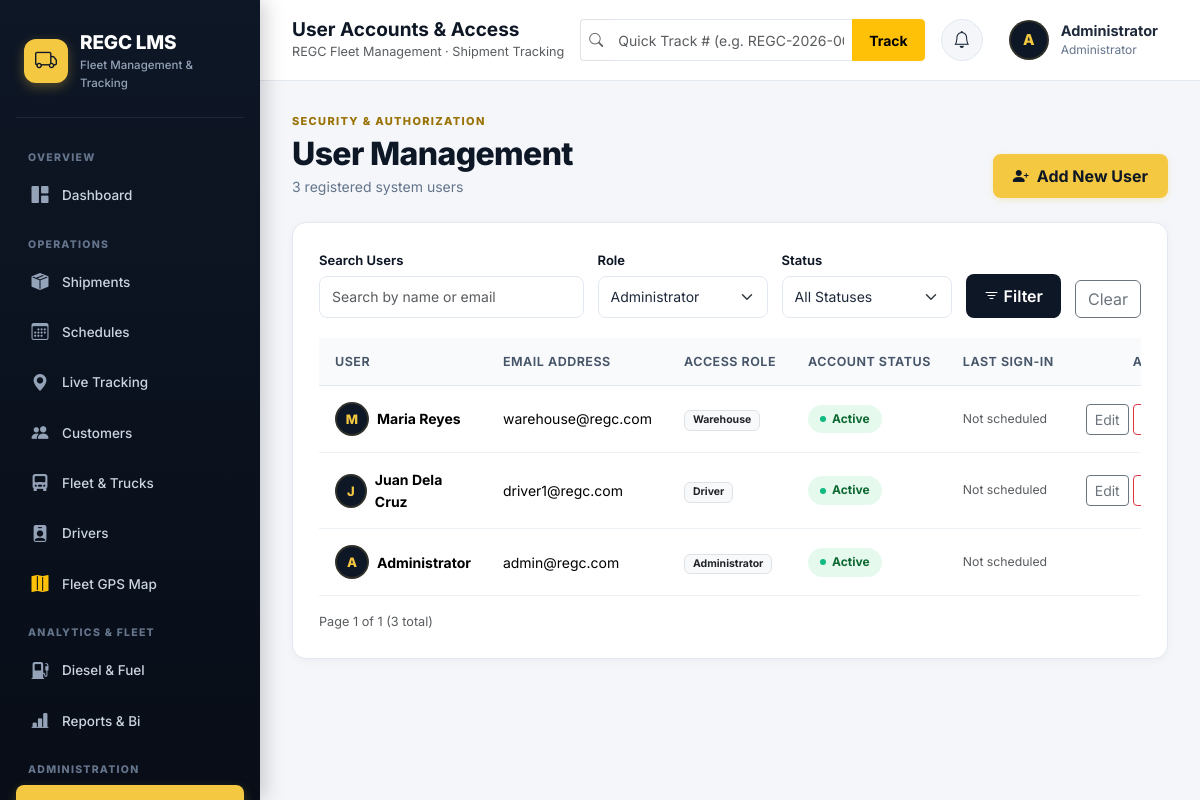
The app's page /index.php?route=users (signed in) with its own data.
### tables this page shows
CREATE TABLE IF NOT EXISTS users (
    id           BIGINT UNSIGNED AUTO_INCREMENT PRIMARY KEY,
    full_name    VARCHAR(150)  NOT NULL,
    email        VARCHAR(190)  NOT NULL UNIQUE,
    password     VARCHAR(255)  NOT NULL,
    role         ENUM('administrator','driver','warehouse') NOT NULL DEFAULT 'warehouse',
    status       ENUM('active','inactive') NOT NULL DEFAULT 'active',
    last_login_at DATETIME NULL,
    created_at   TIMESTAMP DEFAULT CURRENT_TIMESTAMP,
    updated_at   TIMESTAMP DEFAULT CURRENT_TIMESTAMP ON UPDATE CURRENT_TIMESTAMP,
    INDEX idx_users_role   (role),
    INDEX idx_users_status (status)
);

### app/controllers/UserController.php (called while the page is built, shortened)
<?php
require_once __DIR__ . '/../models/User.php';
class UserController
{
    public function index(): void
    {
        $search = trim((string) ($_GET['q'] ?? ''));
        $role = trim((string) ($_GET['role'] ?? ''));
        $status = trim((string) ($_GET['status'] ?? ''));
        $page = max(1, (int) ($_GET['page'] ?? 1));
        $listing = User::listing($search, $role, $status, $page);
        require __DIR__ . '/../views/users/listing.php';
    }
}

### includes/auth.php (called while the page is built, shortened)
<?php
function authUser(): ?array
{
    return $_SESSION['user'] ?? null;
}

### config/database.php (called while the page is built)
<?php
function db(): PDO
{
    static $pdo = null;
    if ($pdo instanceof PDO) {
        return $pdo;
    }
    $host     = env('DB_HOST',     '127.0.0.1');
    $port     = env('DB_PORT',     '3306');
    $database = env('DB_DATABASE', 'regc_lms');
    $username = env('DB_USERNAME', 'root');
    $password = env('DB_PASSWORD', '');
    $dsn = "mysql:host={$host};port={$port};dbname={$database};charset=utf8mb4";
    try {
        $pdo = new PDO(
            $dsn,
            $username,
            $password,
            [
                PDO::ATTR_ERRMODE => PDO::ERRMODE_EXCEPTION,
                PDO::ATTR_DEFAULT_FETCH_MODE => PDO::FETCH_ASSOC,
                PDO::ATTR_EMULATE_PREPARES => false
            ]
        );
        return $pdo;
    } catch (PDOException $e) {
        if (defined('APP_ENV') && APP_ENV === 'development') {
            exit('Database connection failed: ' . htmlspecialchars($e->getMessage()));
        }
        http_response_code(500);
        exit(
            '<h1>Database Connection Error</h1>
             <p>Please contact the system administrator.</p>'
        );
    }
}

### app/models/User.php (called while the page is built, shortened)
<?php
class User
{
    public static function listing(string $search = '', string $role = '', string $status = '', int $page = 1, int $perPage = 20): array
    {
        $where = [];
        $params = [];
        $sql = $where ? ' WHERE ' . implode(' AND ', $where) : '';
        $countStmt = db()->prepare("SELECT COUNT(*) FROM users{$sql}");
        $countStmt->execute($params);
        $total = (int) $countStmt->fetchColumn();
        $pages = max(1, (int) ceil($total / $perPage));
        $page = max(1, min($page, $pages));
        $offset = ($page - 1) * $perPage;
        $stmt = db()->prepare("SELECT id, full_name, email, role, status, last_login_at, created_at FROM users{$sql} ORDER BY id DESC LIMIT {$perPage} OFFSET {$offset}");
        $stmt->execute($params);
        return [
            'rows' => $stmt->fetchAll(),
            'total' => $total,
            'pages' => $pages,
            'page' => $page,
        ];
    }
}

### includes/security.php (called while the page is built, shortened)
<?php
function e(?string $value): string
{
    return htmlspecialchars(
        $value ?? '',
        ENT_QUOTES,
        'UTF-8'
    );
}
function formatDate(?string $value, bool $withTime = true): string
{
    if (!$value) {
        return 'Not scheduled';
    }
}

### app/views/users/listing.php (the view, shortened to what this page needs)
<?php
$title = 'User Accounts & Access';
$module = 'users';
require __DIR__ . '/../partials/header.php';
?>
<div class="page-heading mb-4">
    <div>
        <span class="eyebrow">Security &amp; Authorization</span>
        <h1>User Management</h1>
        <p><?= (int) $listing['total']; ?> registered system user<?= $listing['total'] === 1 ? '' : 's'; ?></p>
    </div>
    <a class="btn btn-regc" href="index.php?route=users-form" data-modal-link>
        <i class="bi bi-person-plus-fill"></i> Add New User
    </a>
</div>
<div class="workspace-card">
    <form method="get" class="filter-bar">
        <div class="filter-search">
            <label for="search" class="form-label">Search Users</label>
            <input id="search" class="form-control" name="q" value="<?= e($search); ?>" placeholder="Search by name or email">
        </div>
        <div>
            <label for="role-filter" class="form-label">Role</label>
            <select class="form-select" id="role-filter" name="role">
                <?php foreach (User::ROLES as $r): ?>
                    <option value="<?= e($r); ?>" <?= $role === $r ? 'selected' : ''; ?>><?= e(ucfirst($r)); ?></option>
                <?php endforeach; ?>
            </select>
        </div>
        <div>
            <label for="status-filter" class="form-label">Status</label>
            <select class="form-select" id="status-filter" name="status">
                <option value="">All Statuses</option>
            </select>
        </div>
        <button class="btn btn-navy" type="submit"><i class="bi bi-filter"></i> Filter</button>
        <a class="btn btn-outline-secondary" href="index.php?route=users">Clear</a>
    </form>
    <?php if (!$listing['rows']): ?>
        <div class="empty-state py-5 text-center">
            <i class="bi bi-people fs-1 text-muted"></i>
            <h4 class="mt-3">No user accounts found</h4>
            <p class="text-muted">Create your first user or adjust the search parameters.</p>
        </div>
    <?php else: ?>
        <div class="table-responsive">
            <table class="table operations-table align-middle">
                <thead>
                    <tr>
                        <th>User</th>
                        <th>Email Address</th>
                        <th>Access Role</th>
                        <th>Account Status</th>
                        <th>Last Sign-In</th>
                        <th class="text-end">Actions</th>
                    </tr>
                </thead>
                <tbody>
                    <?php foreach ($listing['rows'] as $row): ?>
                    <tr>
                        <td>
                            <div class="d-flex align-items-center gap-2">
                                <div class="avatar" style="width: 34px; height: 34px; font-size: 13px;">
                                    <?= e(strtoupper(substr($row['full_name'], 0, 1))); ?>
                                </div>
                                <strong><?= e($row['full_name']); ?></strong>
                            </div>
                        </td>
                        <td><?= e($row['email']); ?></td>
                        <td>
                            <span class="badge bg-light text-dark border text-capitalize px-2 py-1">
                                <?= e($row['role']); ?>
                            </span>
                        </td>
                        <td>
                            <span class="status-badge status-<?= e($row['status']); ?>">
                                <?= e(ucfirst($row['status'])); ?>
                            </span>
                        </td>
                        <td class="text-muted small"><?= e(formatDate($row['last_login_at'])); ?></td>
                        <td class="text-end">
                            <div class="d-flex justify-content-end gap-1">
                                <a class="btn btn-sm btn-outline-secondary" href="index.php?route=users-form&amp;id=<?= (int) $row['id']; ?>" data-modal-link>
                                    Edit
                                </a>
                                <?php if ($row['id'] != authUser()['id']): ?>
                                <form method="post" action="index.php?route=users-delete" data-confirm="Remove or deactivate user <?= e($row['full_name']); ?>?">
                                    <button type="submit" class="btn btn-sm btn-outline-danger">Delete</button>
                                </form>
                                <?php endif; ?>
                            </div>
                        </td>
                    </tr>
                    <?php endforeach; ?>
                </tbody>
            </table>
        </div>
        <nav class="pagination-bar d-flex justify-content-between align-items-center pt-3" aria-label="Page navigation">
            <span class="text-muted small">Page <?= $listing['page']; ?> of <?= $listing['pages']; ?> (<?= $listing['total']; ?> total)</span>
        </nav>
    <?php endif; ?>
</div>
<?php require __DIR__ . '/../partials/footer.php'; ?>

### index.php (shortened to what this page needs)
<?php
require_once __DIR__ . '/app/controllers/UserController.php';
$route = $_GET['route'] ?? (
    isLoggedIn()
        ? dashboardRouteForRole(authUser()['role'] ?? 'administrator')
        : 'landing'
);
switch ($route) {
    case 'users':
        (new UserController())->index();
        break;
}

### app/views/partials/header.php (shortened to what this page needs)
<!DOCTYPE html>
<html lang="en">
<head>
    <link href="https://cdn.jsdelivr.net/npm/bootstrap@5.3.8/dist/css/bootstrap.min.css" rel="stylesheet">
    <link href="https://cdn.jsdelivr.net/npm/bootstrap-icons@1.13.1/font/bootstrap-icons.min.css" rel="stylesheet">
    <link href="public/css/app.css" rel="stylesheet">
</head>
<body>
<div class="app-layout">
<?php require __DIR__ . '/sidebar.php'; ?>
<main class="main-content">
    <header class="topbar">
        <div class="topbar-left">
            <div>
                <h4 class="mb-0 fw-bold" style="font-size: 19px; color: var(--navy);"><?= e($title ?? 'REGC LMS'); ?></h4>
                <small class="text-muted d-none d-sm-block">REGC Fleet Management &middot; Shipment Tracking</small>
            </div>
        </div>
        <div class="topbar-search d-none d-lg-block mx-3 flex-grow-1" style="max-width: 380px;">
            <form action="index.php" method="GET" class="m-0">
                <div class="input-group input-group-sm">
                    <span class="input-group-text bg-white border-end-0 text-muted"><i class="bi bi-search"></i></span>
                    <input type="text" name="number" class="form-control border-start-0" placeholder="Quick Track # (e.g. REGC-2026-000001)..." required>
                    <button class="btn btn-warning btn-sm fw-bold px-3" type="submit">Track</button>
                </div>
            </form>
        </div>
        <div class="topbar-right">
            <a href="index.php?route=notifications" class="notif-bell-btn" title="Notifications">
                <i class="bi bi-bell"></i>
            </a>
            <a href="index.php?route=account" class="user-profile" title="View Account Profile">
                <div class="avatar"><?= e(strtoupper(substr(authUser()['name'] ?? 'U', 0, 1))); ?></div>
                <div class="d-none d-md-block text-start">
                    <strong class="d-block text-truncate" style="max-width: 140px;"><?= e(authUser()['name'] ?? 'User'); ?></strong>
                    <small><?= e(ucfirst(authUser()['role'] ?? 'staff')); ?></small>
                </div>
            </a>
        </div>
    </header>
    <section class="dashboard-area">

### app/views/partials/sidebar.php (shortened to what this page needs)
<?php
$currentUser = authUser();
$role = $currentUser['role'] ?? 'warehouse';
$activeModule = $module ?? 'dashboard';
?>
<aside class="sidebar">
    <div class="sidebar-brand">
        <div class="brand-logo"><i class="bi bi-truck" aria-hidden="true"></i></div>
        <div class="sidebar-brand-text">
            <strong>REGC LMS</strong>
            <small>Fleet Management & Tracking</small>
        </div>
    </div>
    <nav aria-label="Main navigation">
        <?php if ($role === 'administrator'): ?>
            <div class="sidebar-section-title">Overview</div>
            <a href="index.php?route=dashboard" class="sidebar-link <?= $activeModule === 'dashboard' ? 'active' : ''; ?>">
                <i class="bi bi-grid-1x2-fill"></i><span>Dashboard</span>
            </a>
            <div class="sidebar-section-title">Operations</div>
            <a href="index.php?route=shipments" class="sidebar-link <?= $activeModule === 'shipments' ? 'active' : ''; ?>">
                <i class="bi bi-box-seam-fill"></i><span>Shipments</span>
            </a>
            <a href="index.php?route=schedule" class="sidebar-link <?= $activeModule === 'schedule' ? 'active' : ''; ?>">
                <i class="bi bi-calendar3"></i><span>Schedules</span>
            </a>
            <a href="index.php?route=tracking" class="sidebar-link <?= $activeModule === 'tracking' ? 'active' : ''; ?>">
                <i class="bi bi-geo-alt-fill"></i><span>Live Tracking</span>
            </a>
            <a href="index.php?route=customers" class="sidebar-link <?= $activeModule === 'customers' ? 'active' : ''; ?>">
                <i class="bi bi-people-fill"></i><span>Customers</span>
            </a>
            <a href="index.php?route=trucks" class="sidebar-link <?= $activeModule === 'trucks' ? 'active' : ''; ?>">
                <i class="bi bi-truck-front-fill"></i><span>Fleet & Trucks</span>
            </a>
            <a href="index.php?route=drivers" class="sidebar-link <?= $activeModule === 'drivers' ? 'active' : ''; ?>">
                <i class="bi bi-person-badge-fill"></i><span>Drivers</span>
            </a>
            <a href="index.php?route=driver-map" class="sidebar-link <?= $activeModule === 'driver-map' ? 'active' : ''; ?>">
                <i class="bi bi-map-fill text-warning"></i><span>Fleet GPS Map</span>
            </a>
            <div class="sidebar-section-title">Analytics & Fleet</div>
            <a href="index.php?route=diesel" class="sidebar-link <?= $activeModule === 'diesel' ? 'active' : ''; ?>">
                <i class="bi bi-fuel-pump-fill"></i><span>Diesel & Fuel</span>
            </a>
            <a href="index.php?route=reports" class="sidebar-link <?= $activeModule === 'reports' ? 'active' : ''; ?>">
                <i class="bi bi-bar-chart-line-fill"></i><span>Reports & Bi</span>
            </a>
            <div class="sidebar-section-title">Administration</div>
            <a href="index.php?route=users" class="sidebar-link <?= $activeModule === 'users' ? 'active' : ''; ?>">
                <i class="bi bi-person-gear"></i><span>Users & Roles</span>
            </a>
        <?php endif; ?>
    </nav>
</aside>

### app/views/partials/footer.php (shortened to what this page needs)
    </section>
</main>
</div>
</body>
</html>

### records on screen
users: full_name "A", full_name "Administrator", role "Administrator", email "admin@regc.com", status "Active", last_login_at "Not scheduled"
users: full_name "M", full_name "Maria Reyes", email "warehouse@regc.com", role "Warehouse", status "Active", last_login_at "Not scheduled"
users: full_name "J", full_name "Juan Dela Cruz", email "driver1@regc.com", role "Driver", status "Active", last_login_at "Not scheduled"

### other values on screen
$title "User Accounts & Access"
$listing['total'] "3"
$listing['page'] "1"
$listing['pages'] "1"
